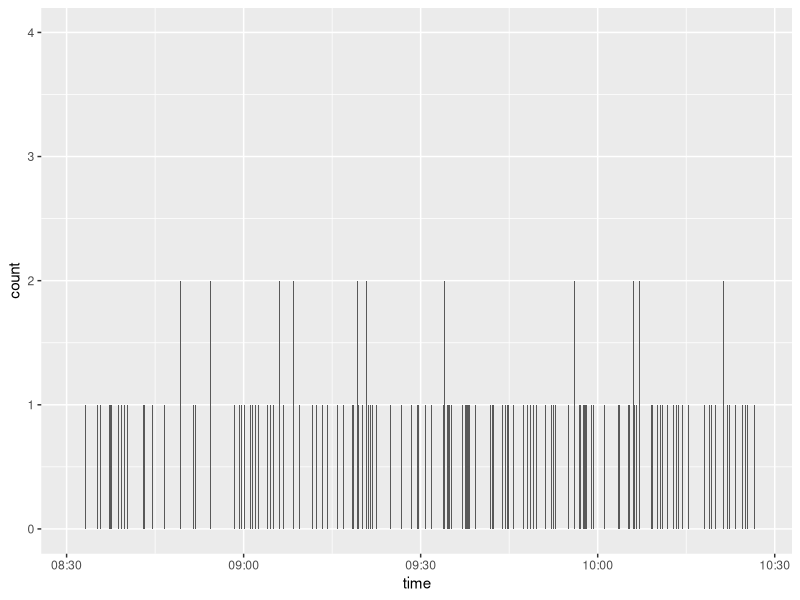
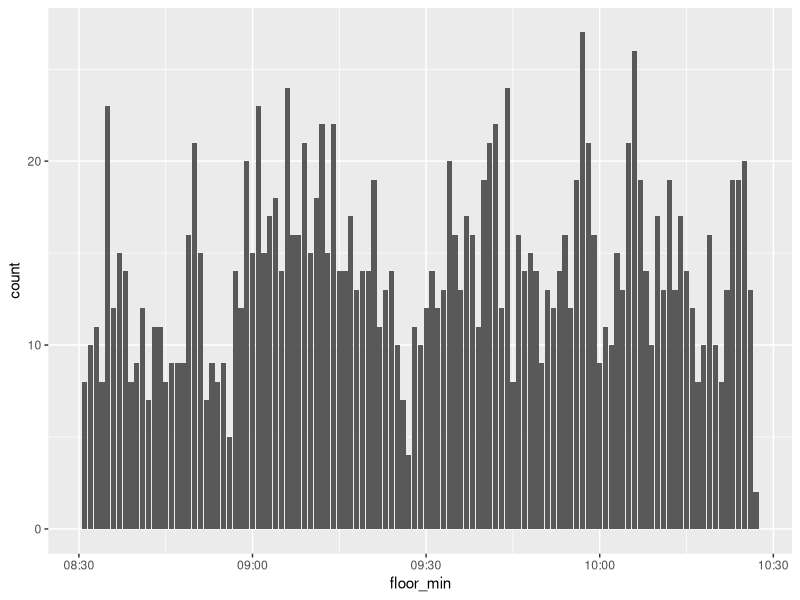
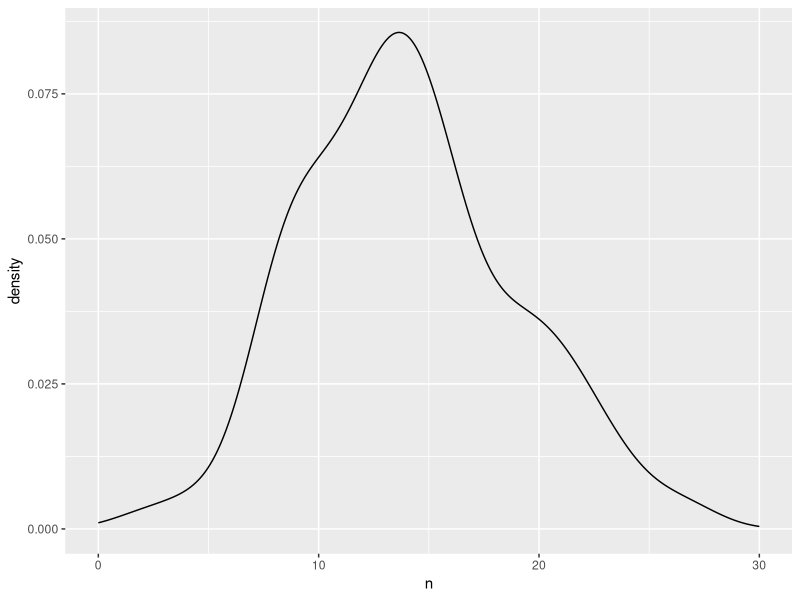
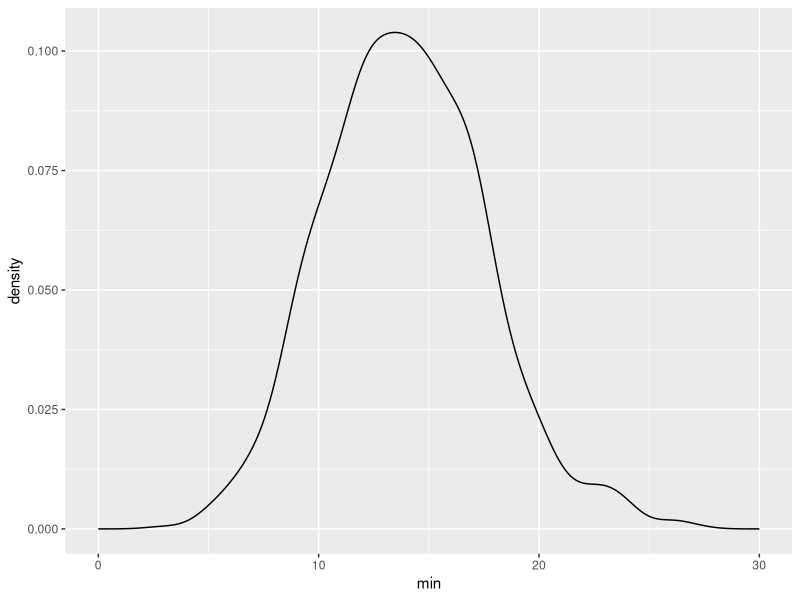
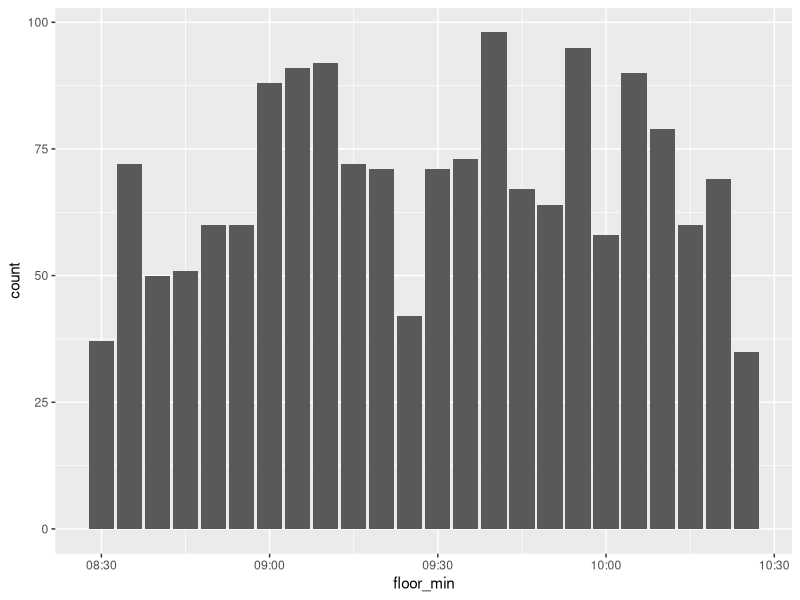
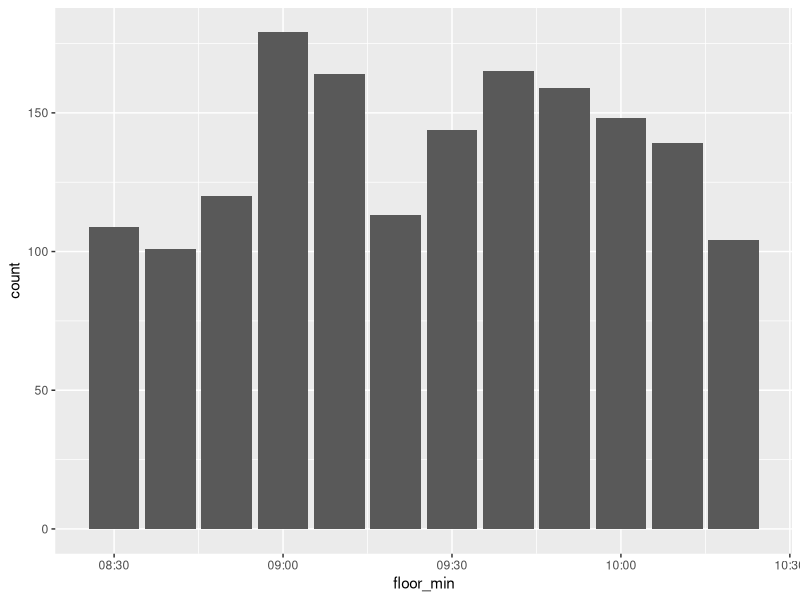
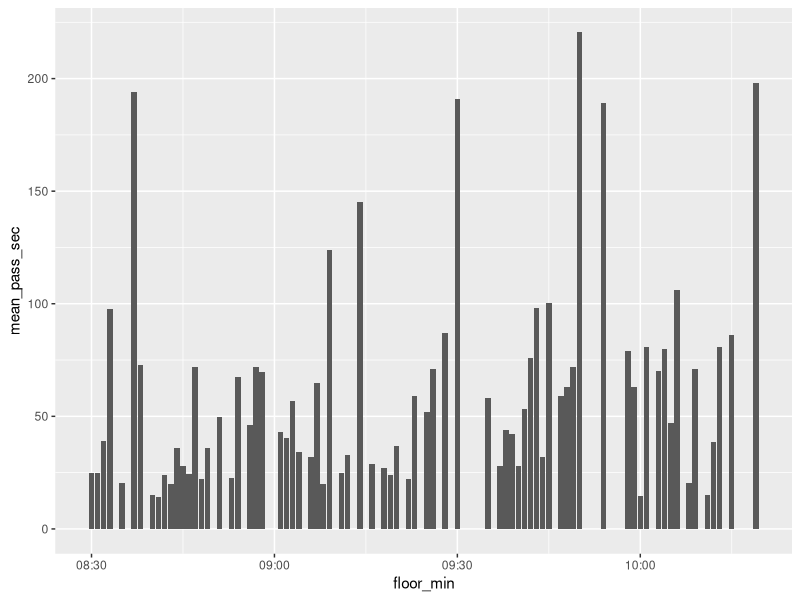
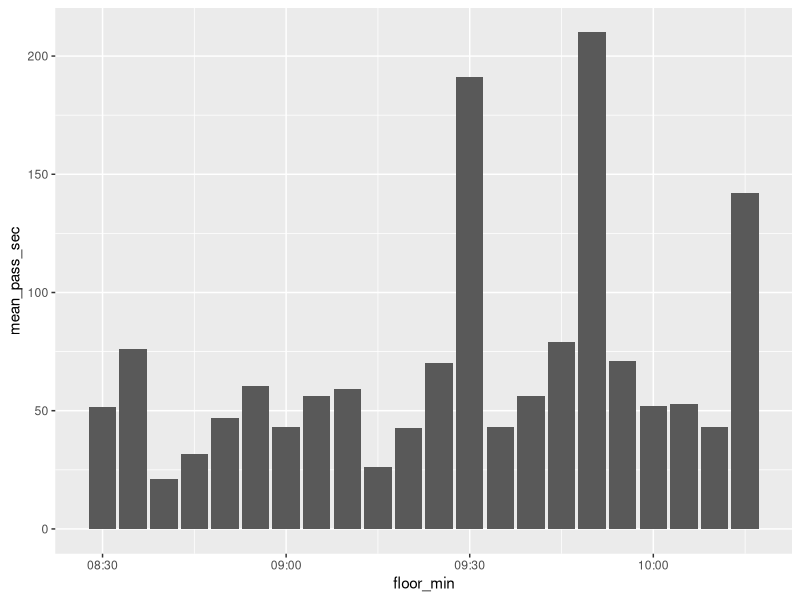

Recreate these plots in R, in order.
## ---- chunk 1
knitr::opts_chunk$set(echo = TRUE)

# library 불러오기
library(tidyverse)
library(lubridate)

# 데이터 불러오기
visit_count <- read.csv("data/raw/visit_count.csv")
pass_type <- read.csv("data/raw/pass_type.csv")
## ---- chunk 2
head(visit_count)
head(pass_type)
## ---- chunk 3
# structure 확인 & 변환
str(visit_count)
visit_count <- visit_count %>%
        mutate(time = ymd_hms(time))
str(pass_type) 
pass_type <- pass_type %>%
        mutate(time = ymd_hms(time))

# 결측 확인 --> none
sapply(visit_count, function(x) sum(is.na(x)))
sapply(pass_type, function(x) sum(is.na(x)))

# pass_type 2개 이상 데이터 들어간 이상한 것 있는지 보기
pass_type %>%
        group_by(patient_No) %>%
        tally() %>%
        filter(n != 2)

# 27, 44, 45, 99가 데이터 오류 존재 --> 제거
pass_type2 <- pass_type %>%
        filter(!patient_No %in% c(27, 44, 45, 99)) %>% # --> 오류데이터 제거
        pivot_wider(names_from = pass_type, values_from = time) %>%                      # 데이터 변환
        pivot_longer(cols = c("q_only", "qr", "qr_c_aid", "kiosk", "kiosk_c_aid")) %>%   # 데이터 변환 
        na.omit() %>%
        rename(visit_time = visit, # 변수 명 정리 
               pass_type  = name, 
               pass_time  = value) %>%
        mutate(visit_to_pass_time = difftime(pass_time, visit_time, units = "secs"))     # 통과시간 - 도착시간
## ---- chunk 4
ggplot(data = visit_count, aes(x = time)) + 
        geom_bar()
## ---- chunk 5
t_visit_count <- visit_count %>%
        mutate(floor_min = floor_date(time, '1 mins'))

ggplot(data = t_visit_count, aes(x = floor_min)) + 
        geom_bar()

## ---- chunk 6
t_visit_count2 <- t_visit_count %>%
        group_by(floor_min) %>%
        tally()
ggplot(data = t_visit_count2, aes(x = n)) +
        geom_density() + 
        xlim(c(0, 30))
## ---- chunk 7
set.seed(1004*777)
t_df <- data.frame(min = rpois(n = 1000, lambda = 14))
ggplot(t_df, aes(x = min)) + 
        geom_density() + 
        xlim(c(0,30))
## ---- chunk 8
t_visit_count <- visit_count %>%
        mutate(floor_min = floor_date(time, '5 mins'))

ggplot(data = t_visit_count, aes(x = floor_min)) + 
        geom_bar()

## ---- chunk 9
t_visit_count <- visit_count %>%
        mutate(floor_min = floor_date(time, '10 mins'))

ggplot(data = t_visit_count, aes(x = floor_min)) + 
        geom_bar()

## ---- chunk 10
head(pass_type2)

t_pass_type2 <- pass_type2 %>%
        mutate(floor_min = floor_date(visit_time, '1 mins')) %>%
        group_by(floor_min) %>%
        summarise(mean_pass_sec = mean(visit_to_pass_time))

ggplot(t_pass_type2, aes(x = floor_min, y = mean_pass_sec)) + 
        geom_bar(stat = "identity")


## ---- chunk 11
t_pass_type2 <- pass_type2 %>%
        mutate(floor_min = floor_date(visit_time, '5 mins')) %>%
        group_by(floor_min) %>%
        summarise(mean_pass_sec = mean(visit_to_pass_time))

ggplot(t_pass_type2, aes(x = floor_min, y = mean_pass_sec)) + 
        geom_bar(stat = "identity")


## ---- chunk 12
t_pass_type2 <- pass_type2 %>%
        mutate(floor_min = floor_date(visit_time, '10 mins')) %>%
        group_by(floor_min) %>%
        summarise(mean_pass_sec = mean(visit_to_pass_time))

ggplot(t_pass_type2, aes(x = floor_min, y = mean_pass_sec)) + 
        geom_bar(stat = "identity")


## ---- chunk 13
t_pass_type2 <- pass_type2 %>%
        mutate(floor_min = floor_date(visit_time, '1 mins') %>% factor())

ggplot(t_pass_type2, aes(x = floor_min, y = as.numeric(visit_to_pass_time))) + 
        geom_boxplot()
## ---- chunk 14
t_pass_type2 <- pass_type2 %>%
        mutate(floor_min = floor_date(visit_time, '5 mins') %>% factor())

ggplot(t_pass_type2, aes(x = floor_min, y = as.numeric(visit_to_pass_time))) + 
        geom_boxplot()
## ---- chunk 15
t_pass_type2 <- pass_type2 %>%
        mutate(floor_min = floor_date(visit_time, '10 mins') %>% factor())

ggplot(t_pass_type2, aes(x = floor_min, y = as.numeric(visit_to_pass_time))) + 
        geom_boxplot()
## ---- chunk 16
t_pass_type2 <- pass_type2 %>%
        mutate(floor_min = floor_date(visit_time, '15 mins') %>% factor())

ggplot(t_pass_type2, aes(x = floor_min, y = as.numeric(visit_to_pass_time))) + 
        geom_boxplot()
## ---- chunk 17
t_pass_type2 <- pass_type2 %>%
        mutate(pass_type = case_when(pass_type %in% c("kiosk", "kiosk_c_aid") ~ "kiosk", 
                                     pass_type %in% c("qr", "qr_c_aid") ~ "qr", 
                                     pass_type %in% c("q_only") ~ "q_only"))

ggplot(t_pass_type2, aes(x = pass_type, y = as.numeric(visit_to_pass_time))) + 
        geom_boxplot()
## ---- chunk 18
ggplot(t_pass_type2, aes(x = as.numeric(visit_to_pass_time))) + 
        geom_density() + 
        facet_grid(~pass_type)
## ---- chunk 19
ggplot(t_pass_type2, aes(x = as.numeric(visit_to_pass_time), col = pass_type)) + 
        geom_density()
## ---- chunk 20
ggplot(pass_type2, aes(x = pass_type, y = as.numeric(visit_to_pass_time))) + 
        geom_boxplot()
## ---- chunk 21
ggplot(pass_type2, aes(x = as.numeric(visit_to_pass_time))) + 
        geom_density() + 
        facet_grid(~pass_type)
## ---- chunk 22
ggplot(pass_type2, aes(x = as.numeric(visit_to_pass_time), col = pass_type)) + 
        geom_density()
## ---- chunk 23
ggplot(t_pass_type2, aes(x = as.numeric(visit_to_pass_time))) + 
        geom_density()
## ---- chunk 24

